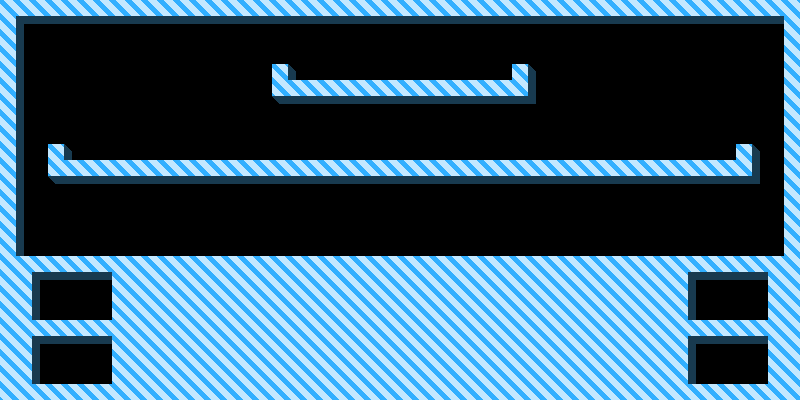

Tiled map render using the project's own tile images. Description and the map definition, with tile-layer contents summarised, below:
An orthogonal 50x25 tile map with 16x16 px tiles, 1 tile layer (ground), 1 hidden layer not drawn, 2 tilesets and 14 objects (3x RINOS, 3x true, 2x LITO, left, right).

<map version="1.10" tiledversion="1.10.0" orientation="orthogonal" renderorder="right-down" width="50" height="25" tilewidth="16" tileheight="16" infinite="0" nextlayerid="6" nextobjectid="15">
 <properties>
  <property name="automaticAirMode" value="2" />
  <property name="bossBoost" value="" />
  <property name="bossLevel" value="f" />
  <property name="guidedAir" value="f" />
  <property name="specialAir" value="AIR_SPIKES" />
 </properties>
 <tileset firstgid="1" name="tiles" tilewidth="16" tileheight="16" tilecount="256" columns="16">
  <image source="tiles.png" width="256" height="256" />
  <tile id="0">
   <properties>
    <property name="type" value="TOP" />
   </properties>
  </tile>
  <tile id="1">
   <properties>
    <property name="type" value="TOPL" />
   </properties>
  </tile>
  <tile id="2">
   <properties>
    <property name="type" value="TOPR" />
   </properties>
  </tile>
  <tile id="3">
   <properties>
    <property name="type" value="TOPRL" />
   </properties>
  </tile>
  <tile id="4">
   <properties>
    <property name="type" value="LEFT" />
   </properties>
  </tile>
  <tile id="5">
   <properties>
    <property name="type" value="RIGHT" />
   </properties>
  </tile>
  <tile id="6">
   <properties>
    <property name="type" value="RL" />
   </properties>
  </tile>
  <tile id="10">
   <properties>
    <property name="type" value="LEFT" />
   </properties>
  </tile>
  <tile id="15">
   <properties>
    <property name="type" value="RIGHT" />
   </properties>
  </tile>
  <tile id="20">
   <properties>
    <property name="type" value="TOP" />
   </properties>
  </tile>
  <tile id="21">
   <properties>
    <property name="type" value="LEFT" />
   </properties>
  </tile>
  <tile id="22">
   <properties>
    <property name="type" value="RIGHT" />
   </properties>
  </tile>
  <tile id="38">
   <properties>
    <property name="type" value="TOP" />
   </properties>
  </tile>
 </tileset>
 <tileset firstgid="257" name="entities" tilewidth="32" tileheight="32" tilecount="64" columns="8">
  <image source="entities.png" width="256" height="256" />
 </tileset>
 <layer id="1" name="ground" width="50" height="25">
  <data>[1250 cells, 692 non-empty, 7 distinct tile ids]</data>
 </layer>
 <layer id="2" name="collision" width="50" height="25" visible="0">
  <data>[1250 cells, 165 non-empty, 6 distinct tile ids]</data>
 </layer>
 <objectgroup id="3" name="enemies">
  <object id="1" name="LITO" gid="260" x="320" y="80" width="32" height="32" />
  <object id="2" name="LITO" gid="260" x="464" y="80" width="32" height="32" />
  <object id="3" name="RINOS" gid="259" x="144" y="160" width="32" height="32" />
  <object id="4" name="RINOS" gid="259" x="240" y="160" width="32" height="32" />
  <object id="5" name="RINOS" gid="259" x="336" y="160" width="32" height="32" />
  <object id="6" name="RINOS" type="true" gid="259" x="528" y="160" width="32" height="32" />
  <object id="7" name="RINOS" type="true" gid="259" x="432" y="160" width="32" height="32" />
  <object id="8" name="RINOS" type="true" gid="259" x="624" y="160" width="32" height="32" />
 </objectgroup>
 <objectgroup id="4" name="meals">
  <object id="9" gid="285" x="160" y="256" width="32" height="32" />
  <object id="10" gid="285" x="496" y="64" width="32" height="32" />
  <object id="11" gid="285" x="688" y="160" width="32" height="32" />
  <object id="12" gid="285" x="256" y="64" width="32" height="32" />
 </objectgroup>
 <objectgroup id="5" name="path" visible="0">
  <object id="13" name="left" x="224" y="416">
   <polyline points="0,0 0,-48 -160,-48 -160,-192 160,-192 160,-352 0,-352 0,-432" />
  </object>
  <object id="14" name="right" x="576" y="403">
   <polyline points="0,0 0,-35 160,-35 160,-179 -160,-179 -160,-339 0,-339 0,-419" />
  </object>
 </objectgroup>
</map>
